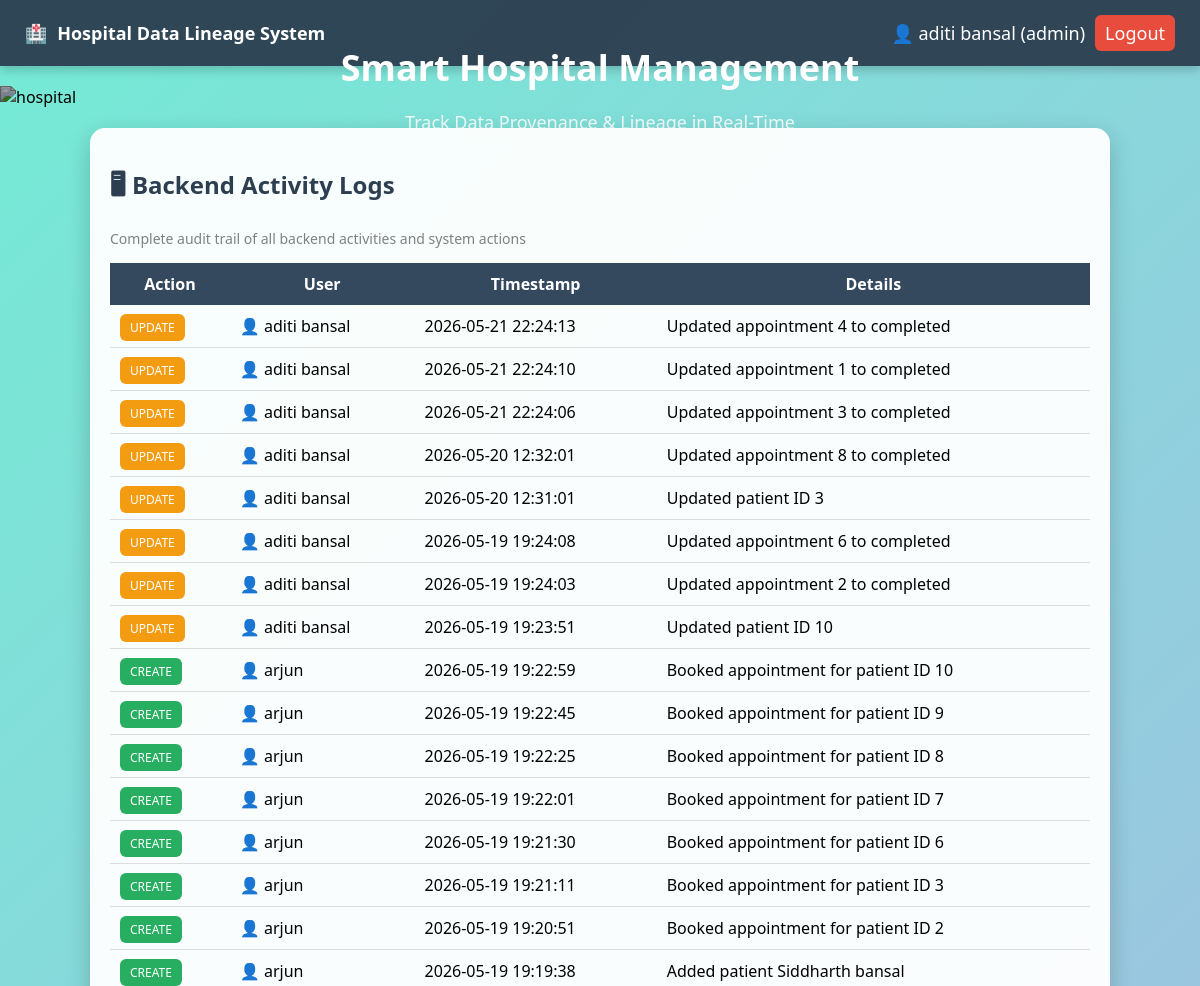
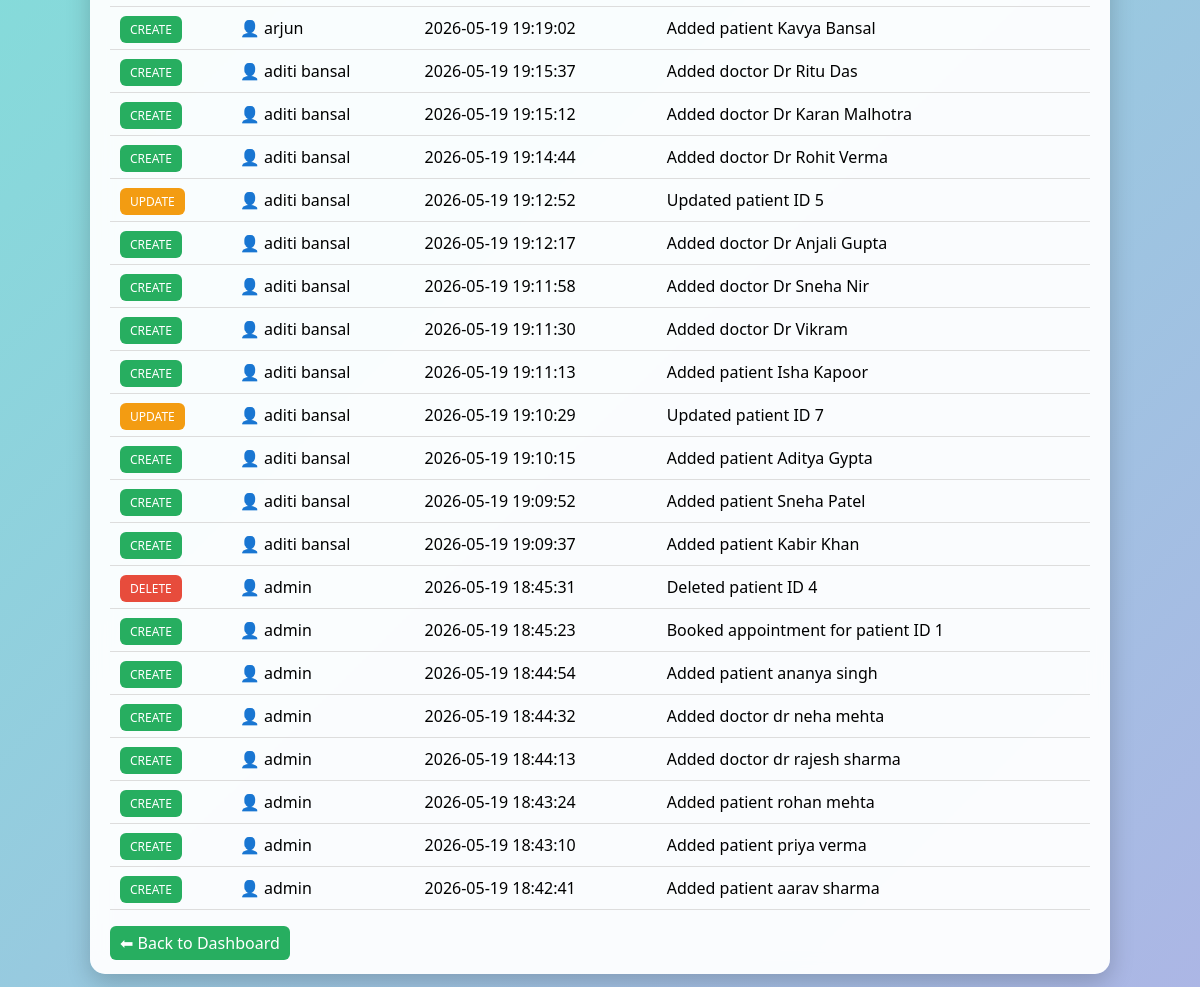
Page /activity_logs (signed in) on the committed database (2 pictures, top to bottom).
### tables this page shows
CREATE TABLE activity_log (
        id INTEGER PRIMARY KEY AUTOINCREMENT,
        action TEXT,
        user TEXT,
        timestamp TEXT,
        details TEXT
    );

### app.py (the view)
@app.route('/activity_logs')
def activity_logs():
    if 'user' not in session:
        return redirect('/')
    conn = get_db()
    cur = conn.cursor()
    cur.execute("SELECT * FROM activity_log ORDER BY timestamp DESC")
    logs = cur.fetchall()
    return render_template('activity_logs.html', logs=logs)

### database.py (called while the page is built)
def get_db():
    conn = sqlite3.connect(DATABASE)
    conn.row_factory = sqlite3.Row
    conn.execute("PRAGMA foreign_keys = ON")
    return conn

### templates/activity_logs.html
{% extends 'base.html' %}
{% block content %}
<div class="card">
<h2>🖥 Backend Activity Logs</h2>
<p class="subtitle">
    Complete audit trail of all backend activities and system actions
</p>
<table>
<tr>
    <th>Action</th>
    <th>User</th>
    <th>Timestamp</th>
    <th>Details</th>
</tr>
{% for log in logs %}
<tr>
    <td>
        {% if log.action == 'CREATE' %}
            <span class="badge create">CREATE</span>
        {% elif log.action == 'UPDATE' %}
            <span class="badge update">UPDATE</span>
        {% elif log.action == 'DELETE' %}
            <span class="badge delete">DELETE</span>
        {% else %}
            {{log.action}}
        {% endif %}
    </td>
    <td>👤 {{log.user}}</td>
    <td>{{log.timestamp}}</td>
    <td>{{log.details}}</td>
</tr>
{% endfor %}
</table>
<br>
<a href="/dashboard" class="btn">
    ⬅ Back to Dashboard
</a>
</div>
{% endblock %}

### static/style.css (style rules this page uses)
body { margin: 0; font-family: 'Segoe UI', sans-serif; background: linear-gradient(135deg, #74ebd5, #ACB6E5); }
.card { background: rgba(255, 255, 255, 0.95); padding: 20px; margin-bottom: 20px; border-radius: 15px; backdrop-filter: blur(10px); box-shadow: 0 8px 25px rgba(0,0,0,0.2); transition: 0.3s; }
h2, h3 { color: #2c3e50; }
.btn { background: #27ae60; color: white; padding: 6px 10px; border-radius: 6px; text-decoration: none; transition: 0.3s; }
table { width: 100%; border-collapse: collapse; }
th { background: #34495e; color: white; padding: 10px; }
td { padding: 10px; border-bottom: 1px solid #ddd; }
.subtitle { color: gray; font-size: 14px; margin-bottom: 15px; }
.badge { padding: 5px 10px; border-radius: 6px; color: white; font-size: 12px; }
.badge.create { background: #27ae60; }
.badge.update { background: #f39c12; }
.badge.delete { background: #e74c3c; }

### rows in the picture
activity_log: action "UPDATE", user "aditi bansal", timestamp "2026-05-21 22:24:13", details "Updated appointment 4 to completed"
activity_log: action "UPDATE", user "aditi bansal", timestamp "2026-05-21 22:24:10", details "Updated appointment 1 to completed"
activity_log: action "UPDATE", user "aditi bansal", timestamp "2026-05-21 22:24:06", details "Updated appointment 3 to completed"
activity_log: action "UPDATE", user "aditi bansal", timestamp "2026-05-20 12:32:01", details "Updated appointment 8 to completed"
activity_log: action "UPDATE", user "aditi bansal", timestamp "2026-05-20 12:31:01", details "Updated patient ID 3"
activity_log: action "UPDATE", user "aditi bansal", timestamp "2026-05-19 19:24:08", details "Updated appointment 6 to completed"
activity_log: action "UPDATE", user "aditi bansal", timestamp "2026-05-19 19:24:03", details "Updated appointment 2 to completed"
activity_log: action "UPDATE", user "aditi bansal", timestamp "2026-05-19 19:23:51", details "Updated patient ID 10"
activity_log: action "CREATE", user "arjun", timestamp "2026-05-19 19:22:59", details "Booked appointment for patient ID 10"
activity_log: action "CREATE", user "arjun", timestamp "2026-05-19 19:22:45", details "Booked appointment for patient ID 9"
activity_log: action "CREATE", user "arjun", timestamp "2026-05-19 19:22:25", details "Booked appointment for patient ID 8"
activity_log: action "CREATE", user "arjun", timestamp "2026-05-19 19:22:01", details "Booked appointment for patient ID 7"
activity_log: action "CREATE", user "arjun", timestamp "2026-05-19 19:21:30", details "Booked appointment for patient ID 6"
activity_log: action "CREATE", user "arjun", timestamp "2026-05-19 19:21:11", details "Booked appointment for patient ID 3"
activity_log: action "CREATE", user "arjun", timestamp "2026-05-19 19:20:51", details "Booked appointment for patient ID 2"
activity_log: action "CREATE", user "arjun", timestamp "2026-05-19 19:19:38", details "Added patient Siddharth bansal"
activity_log: action "CREATE", user "arjun", timestamp "2026-05-19 19:19:02", details "Added patient Kavya Bansal"
activity_log: action "CREATE", user "aditi bansal", timestamp "2026-05-19 19:15:37", details "Added doctor Dr Ritu Das"
activity_log: action "CREATE", user "aditi bansal", timestamp "2026-05-19 19:15:12", details "Added doctor Dr Karan Malhotra"
activity_log: action "CREATE", user "aditi bansal", timestamp "2026-05-19 19:14:44", details "Added doctor Dr Rohit Verma"
activity_log: action "UPDATE", user "aditi bansal", timestamp "2026-05-19 19:12:52", details "Updated patient ID 5"
activity_log: action "CREATE", user "aditi bansal", timestamp "2026-05-19 19:12:17", details "Added doctor Dr Anjali Gupta"
activity_log: action "CREATE", user "aditi bansal", timestamp "2026-05-19 19:11:58", details "Added doctor Dr Sneha Nir"
activity_log: action "CREATE", user "aditi bansal", timestamp "2026-05-19 19:11:30", details "Added doctor Dr Vikram"
activity_log: action "CREATE", user "aditi bansal", timestamp "2026-05-19 19:11:13", details "Added patient Isha Kapoor"
activity_log: action "UPDATE", user "aditi bansal", timestamp "2026-05-19 19:10:29", details "Updated patient ID 7"
activity_log: action "CREATE", user "aditi bansal", timestamp "2026-05-19 19:10:15", details "Added patient Aditya Gypta"
activity_log: action "CREATE", user "aditi bansal", timestamp "2026-05-19 19:09:52", details "Added patient Sneha Patel"
activity_log: action "CREATE", user "aditi bansal", timestamp "2026-05-19 19:09:37", details "Added patient Kabir Khan"
activity_log: action "DELETE", user "admin", timestamp "2026-05-19 18:45:31", details "Deleted patient ID 4"
activity_log: action "CREATE", user "admin", timestamp "2026-05-19 18:45:23", details "Booked appointment for patient ID 1"
activity_log: action "CREATE", user "admin", timestamp "2026-05-19 18:44:54", details "Added patient ananya singh"
activity_log: action "CREATE", user "admin", timestamp "2026-05-19 18:44:32", details "Added doctor dr neha mehta"
activity_log: action "CREATE", user "admin", timestamp "2026-05-19 18:44:13", details "Added doctor dr rajesh sharma"
activity_log: action "CREATE", user "admin", timestamp "2026-05-19 18:43:24", details "Added patient rohan mehta"
activity_log: action "CREATE", user "admin", timestamp "2026-05-19 18:43:10", details "Added patient priya verma"
activity_log: action "CREATE", user "admin", timestamp "2026-05-19 18:42:41", details "Added patient aarav sharma"

### other values in the picture
{{ session.user }} "aditi bansal"
{{ session.role }} "admin"
